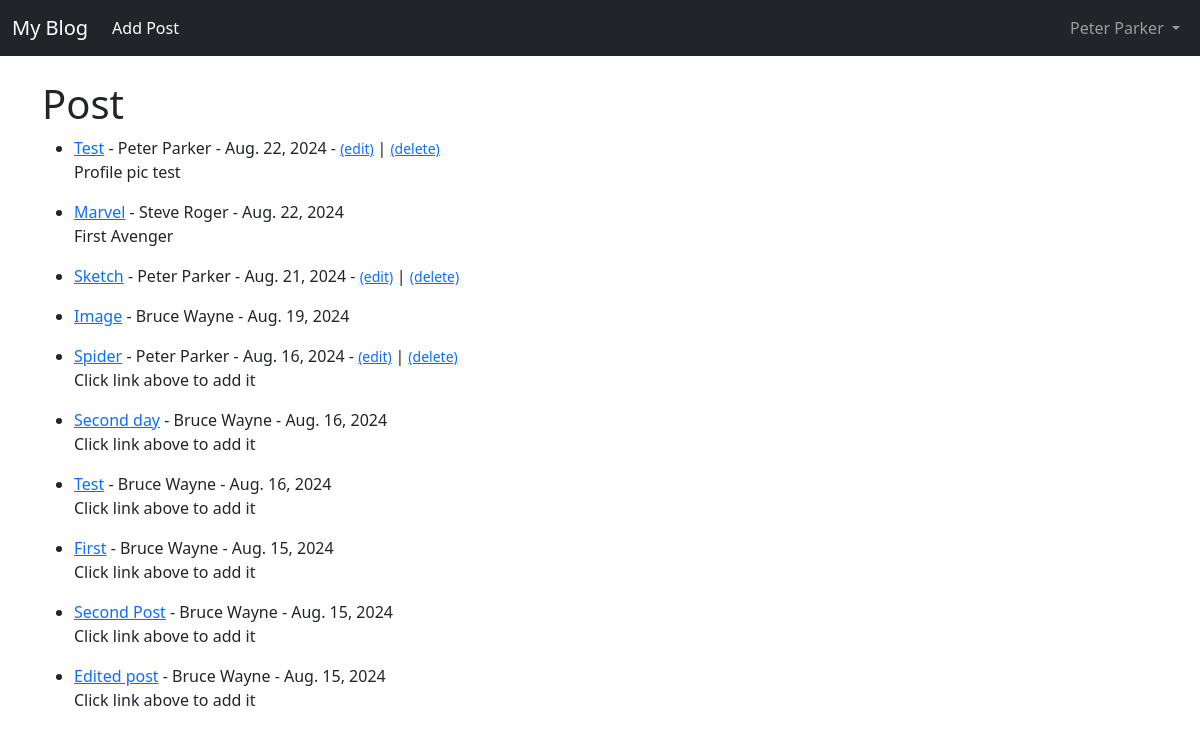
Screenshot of / (signed in) with the database file from the repository.
### post/models.py (models this page shows, shortened)
class Post(models.Model):
    title = models.CharField(max_length=20)
    author = models.ForeignKey(User, on_delete = models.CASCADE)
    body = models.TextField()
    post_date = models.DateField(auto_now_add=True)
    header_image = models.ImageField(null = True, blank= True, upload_to="images/")
    likes = models.ManyToManyField(User, related_name='blog_post')
    snippet = models.TextField(max_length=255, blank=True)

### post/views.py (the view)
# urls.py: path('', HomeView.as_view(), name = 'home' ),
class HomeView(ListView):
    model = Post
    template_name = 'home.html'
    ordering = ['-post_date']

### post/templates/home.html
{% extends "base.html" %}
{% block content%}
<h1>Post </h1>
<ul class="d-flex flex-column">
{% for post in object_list %}
    <li class="mb-3">
        <a href = "{% url 'article_detail' post.pk%}">{{post.title}}</a> - {{post.author.first_name}} {{post.author.last_name}} - {{post.post_date}}
        {% if user.is_authenticated %}
            {% if user.id == post.author.id%}
                - <small><a href="{% url 'update_post' post.pk%}">(edit)</a>
            </small>
            | <small><a href="{% url 'delete_post' post.pk%}">(delete)</a>
            </small><br/>
            {% endif %}
        {% endif %}
        <div>
            {{post.snippet}}
        </div>
    </li>
{% endfor %}
</ul>
{% endblock %}

### post/templates/nav.html (shortened to what this page needs)
<nav class="navbar navbar-expand-lg navbar-dark bg-dark">
    <div class="container-fluid">
      <a class="navbar-brand" href="{% url 'home' %}">My Blog</a>
      <div class="collapse navbar-collapse" id="navbarNav">
        <ul class="navbar-nav mr-auto">
          {% if user.is_authenticated %}
            <li class="nav-item">
              <a class="nav-link active" aria-current="page" href="{% url 'add_post' %}">Add Post</a>
            </li>
          {% endif %}
        </ul>
      </div>
      {% if user.is_authenticated %}
          <ul class="navbar-nav ml-auto">
            <li class="nav-item dropdown">
              <a class="nav-link dropdown-toggle" href="#" id="navbarDropdown" role="button" data-bs-toggle="dropdown" aria-expanded="false">
                {{user.first_name}}
                {{user.last_name}}
              </a>
          </li>
        </ul>
      {% endif %}
    </div>
  </nav>
  <br/>
  <div class="container">

### rows the page displays
Post: title "Test", author.first_name "Peter", author.last_name "Parker", post_date "Aug. 22, 2024", shows "(edit)", snippet "Profile pic test"
Post: title "Marvel", author.first_name "Steve", author.last_name "Roger", post_date "Aug. 22, 2024", snippet "First Avenger"
Post: title "Sketch", author.first_name "Peter", author.last_name "Parker", post_date "Aug. 21, 2024", shows "(edit)"
Post: title "Image", author.first_name "Bruce", author.last_name "Wayne", post_date "Aug. 19, 2024"
Post: title "Spider", author.first_name "Peter", author.last_name "Parker", post_date "Aug. 16, 2024", shows "(edit)", snippet "Click link above to add it"
Post: title "Second day", author.first_name "Bruce", author.last_name "Wayne", post_date "Aug. 16, 2024", snippet "Click link above to add it"
Post: title "Test", author.first_name "Bruce", author.last_name "Wayne", post_date "Aug. 16, 2024", snippet "Click link above to add it"
Post: title "First", author.first_name "Bruce", author.last_name "Wayne", post_date "Aug. 15, 2024", snippet "Click link above to add it"
Post: title "Second Post", author.first_name "Bruce", author.last_name "Wayne", post_date "Aug. 15, 2024", snippet "Click link above to add it"
Post: title "Edited post", author.first_name "Bruce", author.last_name "Wayne", post_date "Aug. 15, 2024", snippet "Click link above to add it"

### other values shown
{{ user.first_name }} "Peter"
{{ user.last_name }} "Parker"
